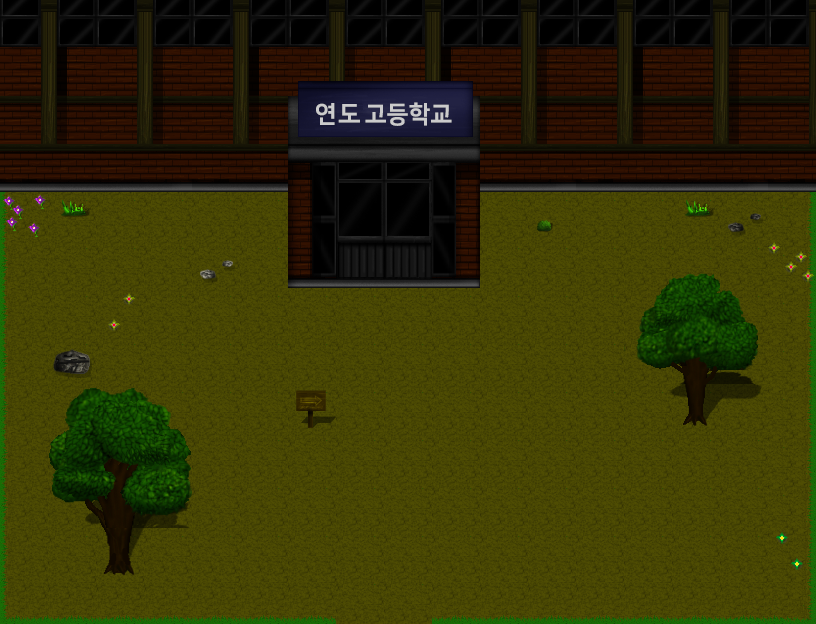

This is a level from a 2D game, rendered from its Tiled map with the project's own tilesets. A one-line summary and the complete map file follow:
An orthogonal 17x13 tile map with 48x48 px tiles, 5 tile layers (Tile Layer 1, Object Layer, Object Layer 2, Object Layer 3, ...), 3 tilesets and 8 objects.

<map version="1.9" tiledversion="1.9.2" orientation="orthogonal" renderorder="right-down" width="17" height="13" tilewidth="48" tileheight="48" infinite="0" nextlayerid="7" nextobjectid="10">
 <tileset firstgid="1" source="TileSet A.tsx" />
 <tileset firstgid="129" source="TileSet B.tsx" />
 <tileset firstgid="385" source="TileSet C.tsx" />
 <layer id="1" name="Tile Layer 1" width="17" height="13">
  <properties>
   <property name="unity:sortingLayerName" value="background" />
  </properties>
  <data encoding="csv">
105,105,105,105,105,105,105,105,105,105,105,105,105,105,105,105,105,
105,105,105,105,105,105,105,105,105,105,105,105,105,105,105,105,105,
105,105,105,105,105,105,105,105,105,105,105,105,105,105,105,105,105,
105,105,105,105,105,105,105,105,105,105,105,105,105,105,105,105,105,
28,4,4,4,4,4,4,4,4,4,4,4,4,4,4,4,27,
28,4,4,4,4,4,4,4,4,4,4,4,4,4,4,4,27,
28,4,4,4,4,4,4,4,4,4,4,4,4,4,4,4,27,
28,4,4,4,4,4,4,4,4,4,4,4,4,4,4,4,27,
28,4,4,4,4,4,4,4,4,4,4,4,4,4,4,4,27,
28,4,4,4,4,4,4,4,4,4,4,4,4,4,4,4,27,
28,4,4,4,4,4,4,4,4,4,4,4,4,4,4,4,27,
28,4,4,4,4,4,4,4,4,4,4,4,4,4,4,4,27,
19,26,26,26,26,26,26,4,4,26,26,26,26,26,26,26,20
</data>
 </layer>
 <layer id="2" name="Object Layer" width="17" height="13">
  <properties>
   <property name="unity:sortingLayerName" value="object" />
  </properties>
  <data encoding="csv">
385,386,387,388,385,386,387,388,385,386,387,388,385,386,387,388,385,
393,394,395,396,393,394,395,396,393,394,395,396,393,394,395,396,393,
401,402,403,404,401,402,403,404,401,402,403,404,401,402,403,404,401,
409,410,411,412,409,410,411,412,409,410,411,412,409,410,411,412,409,
231,311,0,0,0,0,0,0,0,0,0,136,0,0,311,328,0,
0,0,0,0,360,0,97,97,97,0,0,0,0,132,133,134,199,
0,0,200,0,0,0,0,0,0,0,0,0,0,148,149,150,0,
0,327,0,0,0,0,0,0,0,0,0,0,0,164,165,166,0,
0,193,194,195,0,0,153,0,0,0,0,0,0,180,181,182,0,
0,209,210,211,0,0,0,0,0,0,0,0,0,0,0,0,0,
0,225,226,227,0,0,0,0,0,0,0,0,0,0,0,0,0,
0,241,242,243,0,0,0,0,0,0,0,0,0,0,0,0,247,
0,0,0,0,0,0,0,0,0,0,0,0,0,0,0,0,0
</data>
 </layer>
 <layer id="3" name="Object Layer 2" width="17" height="13">
  <data encoding="csv">
400,399,400,399,400,399,400,399,400,399,400,399,400,399,400,399,400,
0,0,0,0,0,0,0,0,0,0,0,0,0,0,0,0,0,
0,0,0,0,0,0,417,418,419,420,0,0,0,0,0,0,0,
0,0,0,0,0,0,425,426,427,428,0,0,0,0,0,0,0,
0,0,0,0,0,0,433,434,435,436,0,0,0,0,0,0,0,
0,0,0,0,0,0,441,442,443,444,0,0,0,0,0,0,0,
0,0,0,0,0,0,0,0,0,0,0,0,0,0,0,0,0,
0,0,0,0,0,0,0,0,0,0,0,0,0,0,0,0,0,
0,0,0,0,0,0,0,0,0,0,0,0,0,0,0,0,0,
0,0,0,0,0,0,0,0,0,0,0,0,0,0,0,0,0,
0,0,0,0,0,0,0,0,0,0,0,0,0,0,0,0,0,
0,0,0,0,0,0,0,0,0,0,0,0,0,0,0,0,0,
0,0,0,0,0,0,0,0,0,0,0,0,0,0,0,0,0
</data>
 </layer>
 <layer id="4" name="Object Layer 3" width="17" height="13">
  <data encoding="csv">
0,0,0,0,0,0,0,0,0,0,0,0,0,0,0,0,0,
0,0,0,0,0,0,413,414,415,416,0,0,0,0,0,0,0,
0,0,0,0,0,0,421,422,423,424,0,0,0,0,0,0,0,
0,0,0,0,0,0,0,0,0,0,0,0,0,0,0,0,0,
0,0,0,0,0,0,0,0,0,0,0,0,0,0,0,0,0,
0,0,0,0,0,0,0,0,0,0,0,0,0,0,0,0,0,
0,0,0,0,0,0,0,0,0,0,0,0,0,0,0,0,0,
0,0,0,0,0,0,0,0,0,0,0,0,0,0,0,0,0,
0,0,0,0,0,0,0,0,0,0,0,0,0,0,0,0,0,
0,0,0,0,0,0,0,0,0,0,0,0,0,0,0,0,0,
0,0,0,0,0,0,0,0,0,0,0,0,0,0,0,0,0,
0,0,0,0,0,0,0,0,0,0,0,0,0,0,0,0,0,
0,0,0,0,0,0,0,0,0,0,0,0,0,0,0,0,0
</data>
 </layer>
 <layer id="6" name="Above Object" width="17" height="13">
  <properties>
   <property name="unity:sortingLayerName" value="above object" />
  </properties>
  <data encoding="csv">
0,0,0,0,0,0,0,0,0,0,0,0,0,0,0,0,0,
0,0,0,0,0,0,0,0,0,0,0,0,0,0,0,0,0,
0,0,0,0,0,0,0,0,0,0,0,0,0,0,0,0,0,
0,0,0,0,0,0,0,0,0,0,0,0,0,0,0,0,0,
0,0,0,0,0,0,0,0,0,0,0,0,0,0,0,0,0,
0,0,0,0,0,0,0,0,0,0,0,0,0,132,133,134,0,
0,0,0,0,0,0,0,0,0,0,0,0,0,148,149,150,0,
0,0,0,0,0,0,0,0,0,0,0,0,0,164,165,166,0,
0,129,130,131,0,0,0,0,0,0,0,0,0,0,0,0,0,
0,145,146,147,0,0,0,0,0,0,0,0,0,0,0,0,0,
0,161,162,163,0,0,0,0,0,0,0,0,0,0,0,0,0,
0,0,0,0,0,0,0,0,0,0,0,0,0,0,0,0,0,
0,0,0,0,0,0,0,0,0,0,0,0,0,0,0,0,0
</data>
 </layer>
 <objectgroup id="5" name="Object Layer 1">
  <properties>
   <property name="unity:Layer" value="NoPassing" />
  </properties>
  <object id="1" x="0" y="0" width="816" height="192" />
  <object id="3" x="-48" y="192" width="48" height="432" />
  <object id="4" x="-48" y="624" width="864" height="48" />
  <object id="5" x="816" y="192" width="48" height="480" />
  <object id="6" x="288" y="384" width="48" height="48" />
  <object id="7" x="48" y="336" width="48" height="48" />
  <object id="8" x="672" y="384" width="48" height="48" />
  <object id="9" x="96" y="528" width="48" height="48" />
 </objectgroup>
</map>
